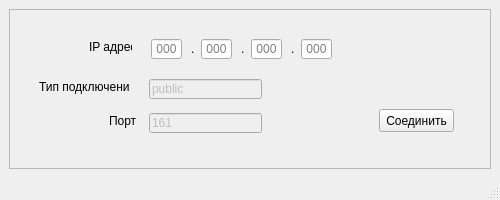
<?xml version="1.0" encoding="UTF-8"?>
<ui version="4.0">
 <class>MainWindow</class>
 <widget class="QMainWindow" name="MainWindow">
  <property name="windowModality">
   <enum>Qt::NonModal</enum>
  </property>
  <property name="geometry">
   <rect>
    <x>0</x>
    <y>0</y>
    <width>500</width>
    <height>200</height>
   </rect>
  </property>
  <property name="sizePolicy">
   <sizepolicy hsizetype="Fixed" vsizetype="Fixed">
    <horstretch>0</horstretch>
    <verstretch>0</verstretch>
   </sizepolicy>
  </property>
  <property name="minimumSize">
   <size>
    <width>500</width>
    <height>200</height>
   </size>
  </property>
  <property name="maximumSize">
   <size>
    <width>500</width>
    <height>200</height>
   </size>
  </property>
  <property name="windowTitle">
   <string>Новое соединение</string>
  </property>
  <widget class="QWidget" name="centralwidget">
   <layout class="QVBoxLayout" name="verticalLayout">
    <item>
     <spacer name="verticalSpacer">
      <property name="orientation">
       <enum>Qt::Vertical</enum>
      </property>
      <property name="sizeType">
       <enum>QSizePolicy::Maximum</enum>
      </property>
      <property name="sizeHint" stdset="0">
       <size>
        <width>20</width>
        <height>0</height>
       </size>
      </property>
     </spacer>
    </item>
    <item>
     <widget class="QFrame" name="frame">
      <property name="frameShape">
       <enum>QFrame::StyledPanel</enum>
      </property>
      <property name="frameShadow">
       <enum>QFrame::Raised</enum>
      </property>
      <layout class="QVBoxLayout" name="verticalLayout_2">
       <item>
        <widget class="QFrame" name="frame_3">
         <property name="maximumSize">
          <size>
           <width>16777215</width>
           <height>16777215</height>
          </size>
         </property>
         <property name="frameShape">
          <enum>QFrame::NoFrame</enum>
         </property>
         <property name="frameShadow">
          <enum>QFrame::Raised</enum>
         </property>
         <widget class="QFrame" name="frame_2">
          <property name="geometry">
           <rect>
            <x>122</x>
            <y>10</y>
            <width>201</width>
            <height>41</height>
           </rect>
          </property>
          <property name="frameShape">
           <enum>QFrame::NoFrame</enum>
          </property>
          <property name="frameShadow">
           <enum>QFrame::Raised</enum>
          </property>
          <widget class="QLineEdit" name="lineEdit">
           <property name="geometry">
            <rect>
             <x>10</x>
             <y>10</y>
             <width>31</width>
             <height>20</height>
            </rect>
           </property>
           <property name="contextMenuPolicy">
            <enum>Qt::NoContextMenu</enum>
           </property>
           <property name="inputMask">
            <string>999</string>
           </property>
           <property name="alignment">
            <set>Qt::AlignCenter</set>
           </property>
           <property name="placeholderText">
            <string>000</string>
           </property>
          </widget>
          <widget class="QLineEdit" name="lineEdit_2">
           <property name="geometry">
            <rect>
             <x>60</x>
             <y>10</y>
             <width>31</width>
             <height>20</height>
            </rect>
           </property>
           <property name="contextMenuPolicy">
            <enum>Qt::NoContextMenu</enum>
           </property>
           <property name="inputMask">
            <string>999</string>
           </property>
           <property name="alignment">
            <set>Qt::AlignCenter</set>
           </property>
           <property name="placeholderText">
            <string>000</string>
           </property>
          </widget>
          <widget class="QLineEdit" name="lineEdit_3">
           <property name="geometry">
            <rect>
             <x>110</x>
             <y>10</y>
             <width>31</width>
             <height>20</height>
            </rect>
           </property>
           <property name="contextMenuPolicy">
            <enum>Qt::NoContextMenu</enum>
           </property>
           <property name="inputMask">
            <string>999</string>
           </property>
           <property name="alignment">
            <set>Qt::AlignCenter</set>
           </property>
           <property name="placeholderText">
            <string>000</string>
           </property>
          </widget>
          <widget class="QLineEdit" name="lineEdit_4">
           <property name="geometry">
            <rect>
             <x>160</x>
             <y>10</y>
             <width>31</width>
             <height>20</height>
            </rect>
           </property>
           <property name="contextMenuPolicy">
            <enum>Qt::NoContextMenu</enum>
           </property>
           <property name="inputMask">
            <string>999</string>
           </property>
           <property name="alignment">
            <set>Qt::AlignCenter</set>
           </property>
           <property name="placeholderText">
            <string>000</string>
           </property>
          </widget>
          <widget class="QLabel" name="label">
           <property name="geometry">
            <rect>
             <x>150</x>
             <y>10</y>
             <width>10</width>
             <height>20</height>
            </rect>
           </property>
           <property name="text">
            <string>.</string>
           </property>
          </widget>
          <widget class="QLabel" name="label_2">
           <property name="geometry">
            <rect>
             <x>50</x>
             <y>10</y>
             <width>10</width>
             <height>20</height>
            </rect>
           </property>
           <property name="text">
            <string>.</string>
           </property>
          </widget>
          <widget class="QLabel" name="label_3">
           <property name="geometry">
            <rect>
             <x>100</x>
             <y>10</y>
             <width>10</width>
             <height>20</height>
            </rect>
           </property>
           <property name="text">
            <string>.</string>
           </property>
          </widget>
         </widget>
         <widget class="QLabel" name="label_4">
          <property name="geometry">
           <rect>
            <x>70</x>
            <y>20</y>
            <width>43</width>
            <height>16</height>
           </rect>
          </property>
          <property name="text">
           <string>IP адрес</string>
          </property>
         </widget>
         <widget class="QLabel" name="label_5">
          <property name="geometry">
           <rect>
            <x>20</x>
            <y>60</y>
            <width>91</width>
            <height>16</height>
           </rect>
          </property>
          <property name="text">
           <string>Тип подключения</string>
          </property>
         </widget>
         <widget class="QLineEdit" name="lineEdit_5">
          <property name="enabled">
           <bool>false</bool>
          </property>
          <property name="geometry">
           <rect>
            <x>130</x>
            <y>60</y>
            <width>113</width>
            <height>20</height>
           </rect>
          </property>
          <property name="text">
           <string>public</string>
          </property>
         </widget>
         <widget class="QLabel" name="label_6">
          <property name="geometry">
           <rect>
            <x>90</x>
            <y>94</y>
            <width>31</width>
            <height>16</height>
           </rect>
          </property>
          <property name="text">
           <string>Порт</string>
          </property>
         </widget>
         <widget class="QLineEdit" name="lineEdit_6">
          <property name="enabled">
           <bool>false</bool>
          </property>
          <property name="geometry">
           <rect>
            <x>130</x>
            <y>94</y>
            <width>113</width>
            <height>20</height>
           </rect>
          </property>
          <property name="text">
           <string>161</string>
          </property>
         </widget>
         <widget class="QPushButton" name="pushButton">
          <property name="geometry">
           <rect>
            <x>360</x>
            <y>90</y>
            <width>75</width>
            <height>23</height>
           </rect>
          </property>
          <property name="text">
           <string>Соединить</string>
          </property>
         </widget>
        </widget>
       </item>
      </layout>
     </widget>
    </item>
    <item>
     <spacer name="verticalSpacer_2">
      <property name="orientation">
       <enum>Qt::Vertical</enum>
      </property>
      <property name="sizeType">
       <enum>QSizePolicy::Maximum</enum>
      </property>
      <property name="sizeHint" stdset="0">
       <size>
        <width>20</width>
        <height>0</height>
       </size>
      </property>
     </spacer>
    </item>
   </layout>
  </widget>
  <widget class="QStatusBar" name="statusbar"/>
 </widget>
 <resources/>
 <connections/>
</ui>
